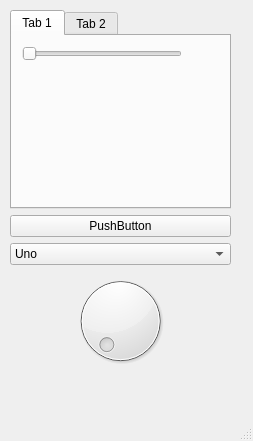
<?xml version="1.0" encoding="UTF-8"?>
<ui version="4.0">
 <class>MainWindow</class>
 <widget class="QMainWindow" name="MainWindow">
  <property name="geometry">
   <rect>
    <x>0</x>
    <y>0</y>
    <width>253</width>
    <height>441</height>
   </rect>
  </property>
  <property name="windowTitle">
   <string>MainWindow</string>
  </property>
  <widget class="QWidget" name="centralwidget">
   <widget class="QWidget" name="layoutWidget">
    <property name="geometry">
     <rect>
      <x>10</x>
      <y>10</y>
      <width>221</width>
      <height>361</height>
     </rect>
    </property>
    <layout class="QVBoxLayout" name="verticalLayout_2">
     <item>
      <widget class="QTabWidget" name="tabWidget">
       <property name="currentIndex">
        <number>0</number>
       </property>
       <widget class="QWidget" name="tab">
        <attribute name="title">
         <string>Tab 1</string>
        </attribute>
        <widget class="QSlider" name="horizontalSlider">
         <property name="geometry">
          <rect>
           <x>10</x>
           <y>10</y>
           <width>160</width>
           <height>16</height>
          </rect>
         </property>
         <property name="orientation">
          <enum>Qt::Orientation::Horizontal</enum>
         </property>
        </widget>
       </widget>
       <widget class="QWidget" name="tab_2">
        <attribute name="title">
         <string>Tab 2</string>
        </attribute>
        <widget class="QWidget" name="layoutWidget">
         <property name="geometry">
          <rect>
           <x>10</x>
           <y>10</y>
           <width>100</width>
           <height>56</height>
          </rect>
         </property>
         <layout class="QVBoxLayout" name="verticalLayout">
          <item>
           <widget class="QRadioButton" name="radioButton">
            <property name="text">
             <string>RadioButton</string>
            </property>
           </widget>
          </item>
          <item>
           <widget class="QCheckBox" name="checkBox">
            <property name="text">
             <string>CheckBox</string>
            </property>
           </widget>
          </item>
         </layout>
        </widget>
       </widget>
      </widget>
     </item>
     <item>
      <widget class="QPushButton" name="pushButton">
       <property name="text">
        <string>PushButton</string>
       </property>
      </widget>
     </item>
     <item>
      <widget class="QComboBox" name="comboBox">
       <item>
        <property name="text">
         <string>Uno</string>
        </property>
       </item>
       <item>
        <property name="text">
         <string>Dos</string>
        </property>
       </item>
      </widget>
     </item>
     <item>
      <widget class="QDial" name="dial"/>
     </item>
    </layout>
   </widget>
  </widget>
  <widget class="QMenuBar" name="menubar">
   <property name="geometry">
    <rect>
     <x>0</x>
     <y>0</y>
     <width>253</width>
     <height>33</height>
    </rect>
   </property>
  </widget>
  <widget class="QStatusBar" name="statusbar"/>
 </widget>
 <resources/>
 <connections/>
</ui>
